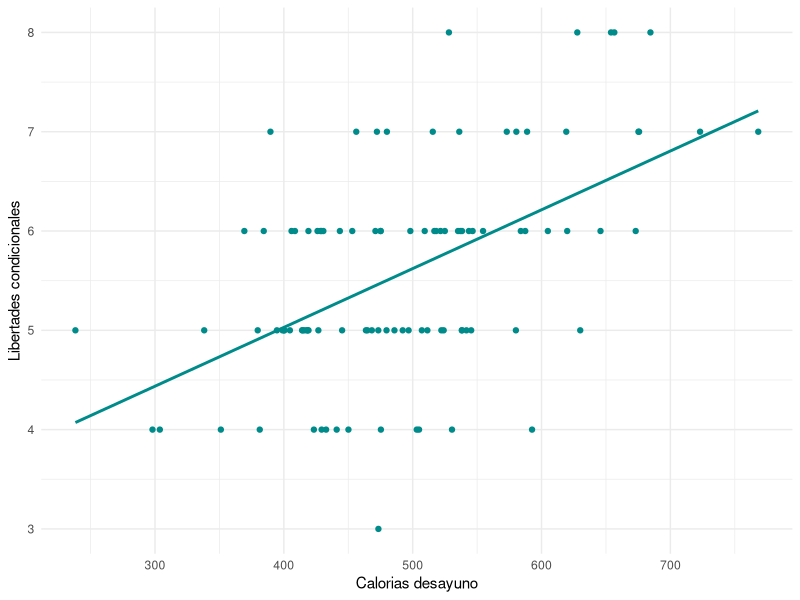
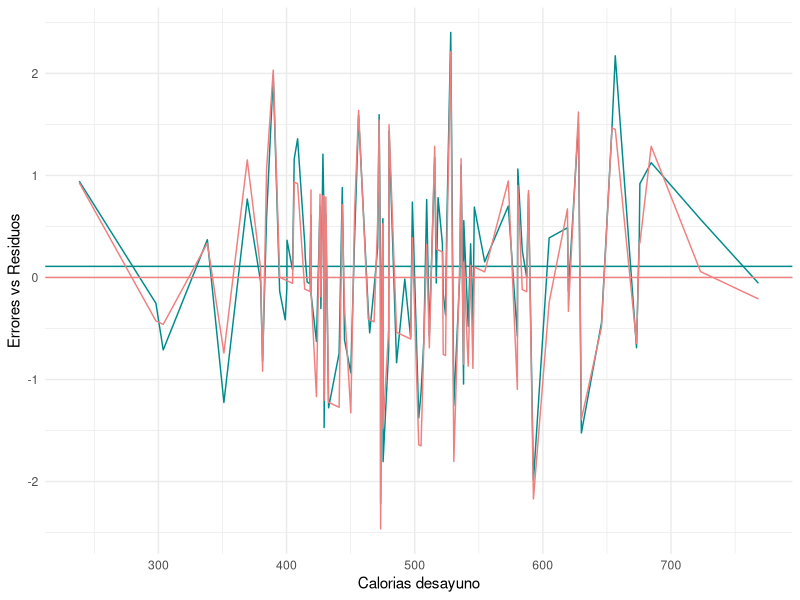

Write R code to recreate these figures, in order. (Note: this script raises an error after producing the figures.)
## ---- chunk 1

library(tidyverse)
## ---- chunk 2

beta_cero <- 3
## ---- chunk 3

beta_uno <- 0.005
## ---- chunk 4

set.seed(1)

u <- rnorm(100, 0, 1)
## ---- chunk 5

set.seed(9)

x <- rnorm(100, 500, 100)
## ---- chunk 6

y <- beta_cero + beta_uno*x + u

y <- round(y)
## ---- chunk 7

hungry_judge <- data.frame(calorias = x, libertades = y)
## ---- chunk 8

ggplot(data = hungry_judge, aes(x=calorias, y=libertades))+
  geom_point(color="cyan4")+
  geom_smooth(method = "lm", se=FALSE, color = "cyan4")+
  xlab("Calorias desayuno")+
  ylab("Libertades condicionales")+
  theme_minimal()
## ---- chunk 9

modelo_hungry_judge <- lm(libertades~calorias, data = hungry_judge)

summary(modelo_hungry_judge)
## ---- chunk 10

# Método 1, calcular los valores ajustados y los residuos de forma manual a partir de los coeficientes del modelo. Pueden acceder a los coeficientes del modelo con la sintaxis modelo_hungry_judge$coefficients[i]

modelo_hungry_judge$fitted <- modelo_hungry_judge$coefficients[1] + modelo_hungry_judge$coefficients[1]*hungry_judge$calorias

hungry_judge$residual <- hungry_judge$libertades - modelo_hungry_judge$fitted

# Método 2, extraer los valores ajustados y residuos directamente del objeto modelo con modelo_hungry_judge$fitted.values y modelo_hungry_judge$residuals

hungry_judge$fitted <- modelo_hungry_judge$fitted.values

hungry_judge$residual <- modelo_hungry_judge$residuals

# Método 3, extraer con las funciones fitted() y residuals()

hungry_judge$fitted <- fitted(modelo_hungry_judge)

hungry_judge$residual <- residuals(modelo_hungry_judge)

## ---- chunk 11

SST <- sum((hungry_judge$libertades - mean(hungry_judge$libertades))^2)
## ---- chunk 12

SSE <- sum((hungry_judge$fitted - mean(hungry_judge$libertades))^2)
## ---- chunk 13

SSR <- sum(hungry_judge$residual^2)
## ---- chunk 14

SST == SSE + SSR
## ---- chunk 15

r_squared <- SSE/SST

r_squared <- 1 - SSR/SST
## ---- chunk 16

hungry_judge$error <- u
## ---- chunk 17

ggplot(hungry_judge, aes(x=calorias))+
  geom_line(aes(y=error), color="cyan4")+
  geom_hline(yintercept = mean(hungry_judge$error), color="cyan4")+
  geom_line(aes(y=residual), color="lightcoral")+
  geom_hline(yintercept = mean(hungry_judge$residual), color="lightcoral")+
  xlab("Calorias desayuno")+
  ylab("Errores vs Residuos")+
  theme_minimal()
## ---- chunk 18

hungry_judge$libertades <- beta_cero + beta_uno*hungry_judge$calorias + u

modelo_hungry_judge <- lm(libertades ~ calorias, data=hungry_judge)

SSR <- sum(modelo_hungry_judge$residuals^2)

SST_x <- sum((hungry_judge$calorias - mean(hungry_judge$calorias))^2)

d <- hungry_judge$calorias - mean(hungry_judge$calorias)

beta_hat <- modelo_hungry_judge$coefficients[2]

print(beta_hat)

beta_hat_formula <- beta_uno + 1/SST_x * sum(d*u)

print(beta_hat_formula)

isTRUE(all.equal(unname(beta_hat), unname(beta_hat_formula)))
## ---- chunk 19

var(u)
## ---- chunk 20

varianza_error_estimada <- SSR/(nrow(hungry_judge)-2)

print(varianza_error_estimada)
## ---- chunk 21

SER <- sqrt(varianza_error_estimada)

print(SER)
## ---- chunk 22

error_beta_hat <- SER/sqrt(SST_x)

print(error_beta_hat)
## ---- chunk 23

summary_hungry_judge <- summary(modelo_hungry_judge)

error_beta_modelo <- summary_hungry_judge$coefficients[2, "Std. Error"]

print(error_beta_modelo)

print(error_beta_hat)

isTRUE(all.equal(unname(error_beta_hat), unname(error_beta_modelo)))
## ---- chunk 24

hungry_judge$calorias100 <- hungry_judge$calorias / 100

## ---- chunk 25

modelo_hungry_judge_ajustado <- lm(libertades ~ calorias100, data = hungry_judge)

summary(modelo_hungry_judge_ajustado)
## ---- chunk 26

alpha <- 4

tau <- 2

x_dummy <- rbinom(100, 1, 0.5)

y <- round(alpha + tau*x_dummy + u)

hungry_judge_ate <- data.frame(libertades = y, cafe_misericordia = x_dummy)

write.csv(hungry_judge_ate, file = "../data/desayunos.csv", row.names = FALSE)
## ---- chunk 27

desayunos <- read.csv(file = "../data/desayunos.csv")
## ---- chunk 28

modelo_desayunos <- lm(libertades ~ cafe_misericordia, data = desayunos)

summary(modelo_desayunos)
